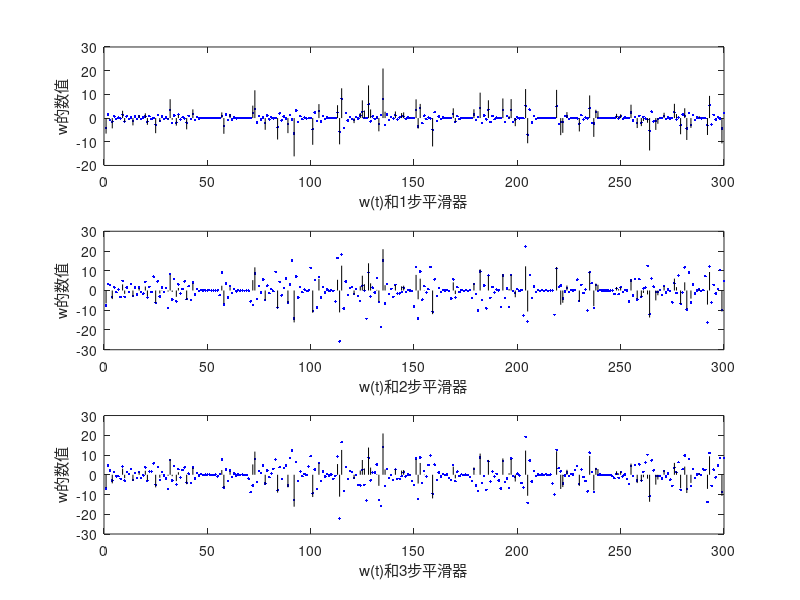

The MATLAB script that drew this image:
%%%%%%%%%%%%%%%%%%%%%%%%%%%%%%%%%%%%%%%%%%%%% 
% 功能说明：石油地震勘测输入白噪声估值器算法仿真程序 
%%%%%%%%%%%%%%%%%%%%%%%%%%%%%%%%%%%%%%%%%%%%% 
function code_Oil_Explore 
%%%%%%%%%%%%%%%%%%%%%%%%%%%%%%%%%%%%%%%%%%%%% 
% 参数初始化 
clear all 
T=300;  % 总时间 
F=[1,0;0.3,-0.5];  % 状态转移矩阵 
L=[-1,2]'; % 噪声矩阵 
H=[1 1];    % 观测矩阵 
R=0.1; % 观测噪声的方差 
n=2; % 状态的维数 
%%%%%%%%%%%%%%%%%%%%%%%%%%%%%%%%%%%%%%%%%%%%% 
% Bernoulli-Gaussian 白噪声生成器 
Qg=49;  % g(t)的方差 
longa=0.3; % longa的取值，b(t)的取值概率 
Q=longa*Qg;  % w(t)的方差 
randn('seed',13) 
g=sqrt(Qg)*randn(1,T+10);  % 生成g(t)
rand('state',1); 
para=rand(1,T+10);  % 产生0-1之间高斯分布的随机数值 
for t=1:T+10 
    if para(t)<longa 
        b(t)=1; 
    else 
        b(t)=0; 
    end 
    w(t)=b(t)*g(t);  % 产生w(t) 
end  
%%%%%%%%%%%%%%%%%%%%%%%%%%%%%%%%%%%%%%%%%%%%% 
% 状态空间模拟部分 
% 观测噪声v(t)产生 
v=sqrt(R)*randn(1,T+10); 
% 产生状态和观测信息 
X=zeros(2,T+10); 
Z=zeros(1,T+10); 
Z(1)=H*X(:,1)+v(1); 
for t=2:T+10 
    X(:,t)=F*X(:,t-1)+L*w(t-1);  % 状态方程 
    Z(t)=H*X(:,t)+v(t); % 观测方程 
end 
%%%%%%%%%%%%%%%%%%%%%%%%%%%%%%%%%%%%%%%%%%%%% 
% Kalman滤波部分 
P0=eye(n); 
Xe=zeros(n,T+10); 
PP=[]; 
for t=1:T+8 
    XX=F*X(:,t); % 状态预测 
    % 计算协方差矩阵P 
    P=F*P0*F'+L*Q*L'; 
    PP=[PP,P]; 
    % 计算Kalman增益 
    K(:,t)=P*H'*inv(H*P*H'+R); 
    % 计算新息 
    e(:,t)=Z(t)-H*XX; 
    % 状态更新 
    Xe(:,t)=XX+K(:,t)*e(:,t); 
    % 方差更新 
    P0=(eye(n)-K(:,t)*H)*P; 
end 
%%%%%%%%%%%%%%%%%%%%%%%%%%%%%%%%%%%%%%%%%%%%%
% 白噪声估值器部分 
N=3; % 取N步平滑 
for t=1:T+8 
    Persai(:,:,t)=F*(eye(n)-K(:,t)*H); 
    Qe(:,:,t)=H*PP(:,2*(t-1)+1:2*t)*H'+R; 
end 
for t=1:T+5 
    M(1,t)=Q*L'*H'*inv(Qe(:,:,t+1)); 
    M(2,t)=Q*L'*Persai(:,:,t+1)'*H'*inv(Qe(:,:,t+2)); 
    M(3,t)=Q*L'*Persai(:,:,t+2)'*Persai(:,:,t+1)'*H'*inv(Qe(:,:,t+3)); 
end 
for t=1:T 
    wjian(1,t)=M(1,t+1)*e(t+1); % 一步平滑器 
    wjian(2,t)=wjian(1,t)+M(2,t+2)*e(t+2);  % 二步平滑 
    wjian(3,t)=wjian(2,t)+M(3,t+3)*e(t+3);  % 三步平滑 
end 
%%%%%%%%%%%%%%%%%%%%%%%%%%%%%%%%%%%%%%%%%%%%%
%  画图部分 
for Num=1:N 
    subplot(3,1,Num); 
    t=1:T; 
    plot(t,wjian(Num,t),'b.'); 
    for t=1:T 
        hh=line( [t,t],[0,w(t)] ); 
        set(hh,'color','k'); 
    end 
    xlabel(['w(t)和',num2str(Num),'步平滑器']) 
    ylabel('w的数值') 
end 
%%%%%%%%%%%%%%%%%%%%%%%%%%%%%%%%%%%%%%%%%%%%%